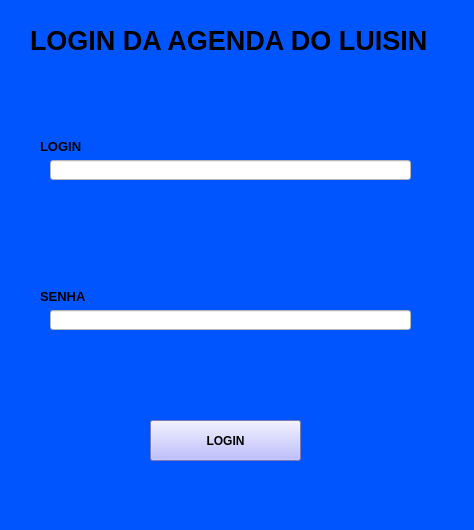
<?xml version="1.0" encoding="UTF-8"?>
<ui version="4.0">
 <class>MainWindow</class>
 <widget class="QMainWindow" name="MainWindow">
  <property name="geometry">
   <rect>
    <x>0</x>
    <y>0</y>
    <width>474</width>
    <height>530</height>
   </rect>
  </property>
  <property name="font">
   <font>
    <weight>50</weight>
    <bold>false</bold>
   </font>
  </property>
  <property name="windowTitle">
   <string>MainWindow</string>
  </property>
  <property name="styleSheet">
   <string notr="true">background-color: rgb(0, 85, 255);</string>
  </property>
  <widget class="QWidget" name="centralwidget">
   <widget class="QLabel" name="label">
    <property name="geometry">
     <rect>
      <x>30</x>
      <y>10</y>
      <width>431</width>
      <height>61</height>
     </rect>
    </property>
    <property name="font">
     <font>
      <pointsize>20</pointsize>
      <weight>75</weight>
      <bold>true</bold>
     </font>
    </property>
    <property name="text">
     <string>LOGIN DA AGENDA DO LUISIN</string>
    </property>
   </widget>
   <widget class="QLabel" name="label_2">
    <property name="geometry">
     <rect>
      <x>40</x>
      <y>140</y>
      <width>47</width>
      <height>13</height>
     </rect>
    </property>
    <property name="font">
     <font>
      <pointsize>10</pointsize>
      <weight>75</weight>
      <bold>true</bold>
     </font>
    </property>
    <property name="text">
     <string>LOGIN</string>
    </property>
   </widget>
   <widget class="QLabel" name="label_3">
    <property name="geometry">
     <rect>
      <x>40</x>
      <y>290</y>
      <width>47</width>
      <height>13</height>
     </rect>
    </property>
    <property name="font">
     <font>
      <pointsize>10</pointsize>
      <weight>75</weight>
      <bold>true</bold>
     </font>
    </property>
    <property name="text">
     <string>SENHA</string>
    </property>
   </widget>
   <widget class="QLineEdit" name="lineEdit">
    <property name="geometry">
     <rect>
      <x>50</x>
      <y>160</y>
      <width>361</width>
      <height>20</height>
     </rect>
    </property>
    <property name="styleSheet">
     <string notr="true">background-color: rgb(255, 255, 255);</string>
    </property>
   </widget>
   <widget class="QLineEdit" name="lineEdit_2">
    <property name="geometry">
     <rect>
      <x>50</x>
      <y>310</y>
      <width>361</width>
      <height>20</height>
     </rect>
    </property>
    <property name="styleSheet">
     <string notr="true">background-color: rgb(255, 255, 255);</string>
    </property>
   </widget>
   <widget class="QPushButton" name="pushButton">
    <property name="geometry">
     <rect>
      <x>150</x>
      <y>420</y>
      <width>151</width>
      <height>41</height>
     </rect>
    </property>
    <property name="font">
     <font>
      <weight>75</weight>
      <bold>true</bold>
     </font>
    </property>
    <property name="styleSheet">
     <string notr="true">background-color: rgb(170, 170, 255);</string>
    </property>
    <property name="text">
     <string>LOGIN</string>
    </property>
   </widget>
   <widget class="QLabel" name="label_4">
    <property name="geometry">
     <rect>
      <x>66</x>
      <y>370</y>
      <width>331</width>
      <height>20</height>
     </rect>
    </property>
    <property name="text">
     <string/>
    </property>
   </widget>
  </widget>
  <widget class="QMenuBar" name="menubar">
   <property name="geometry">
    <rect>
     <x>0</x>
     <y>0</y>
     <width>474</width>
     <height>21</height>
    </rect>
   </property>
  </widget>
  <widget class="QStatusBar" name="statusbar"/>
 </widget>
 <resources/>
 <connections/>
</ui>
